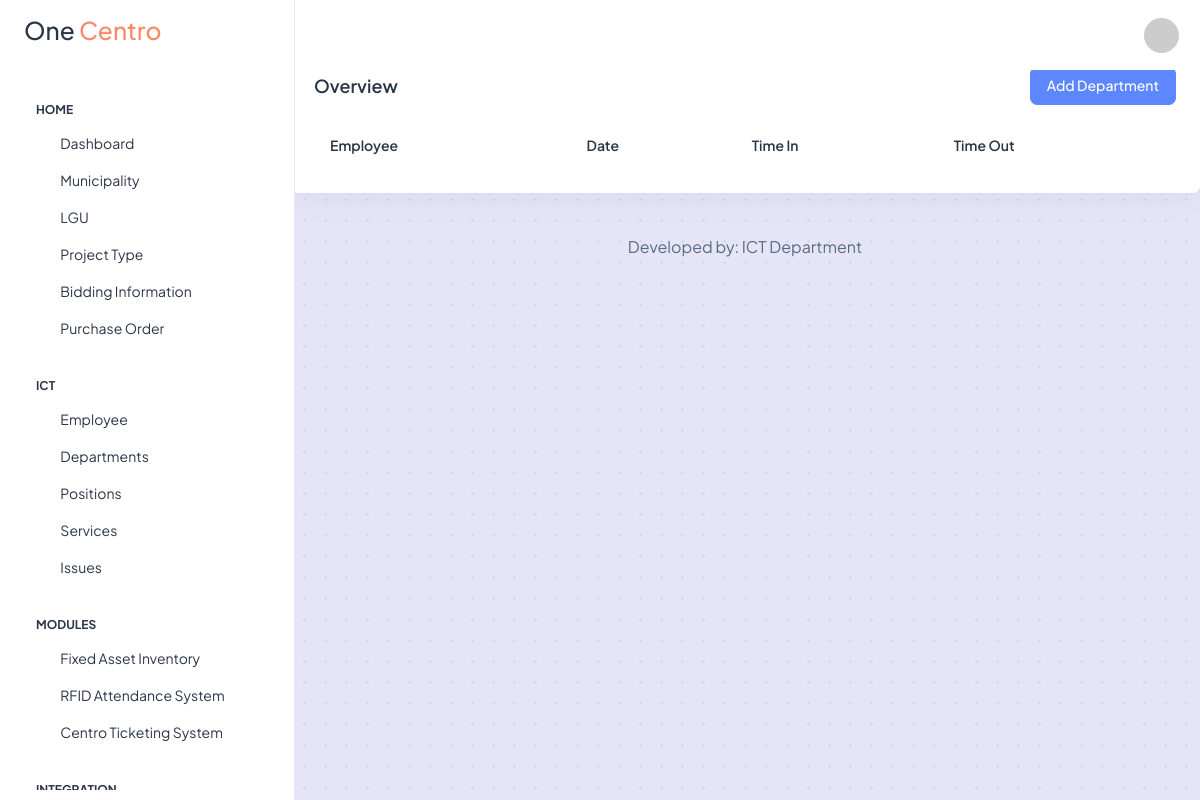
Page /dashboard/timestamp.php (signed in) on the earlier database version.
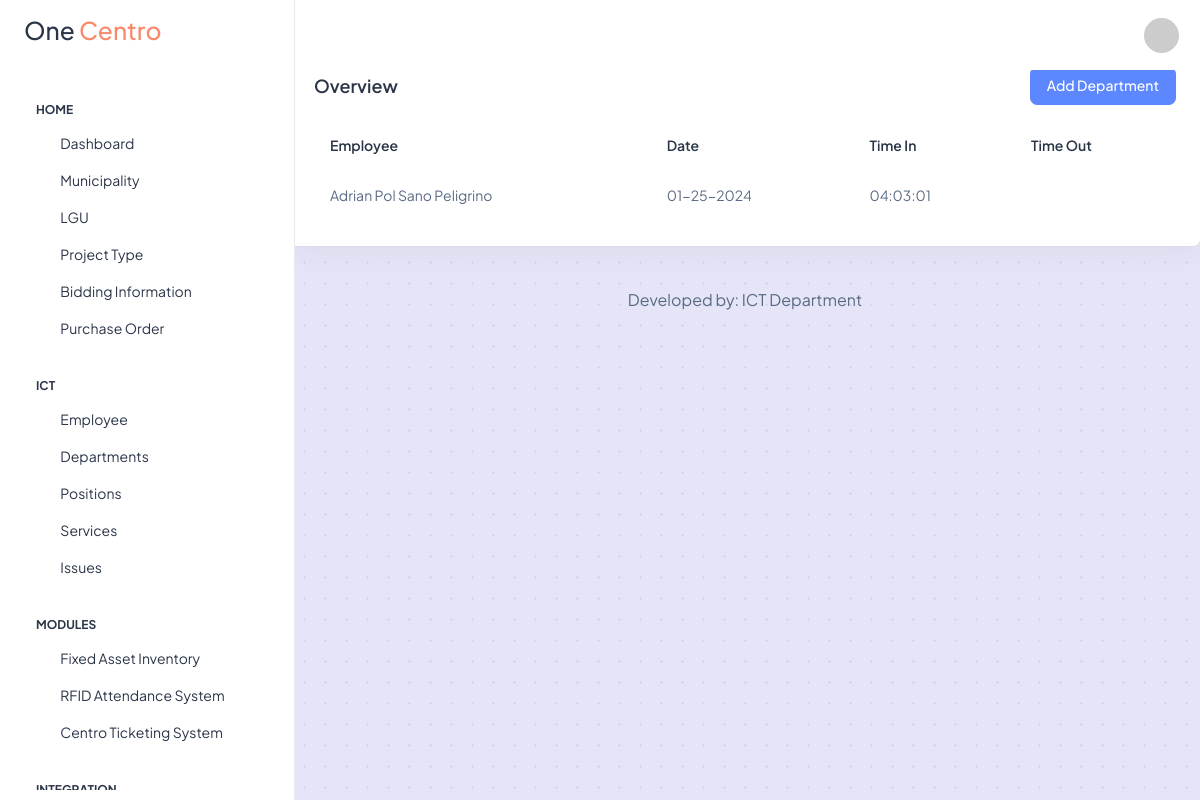
Same page on the later database version.
### tables this page shows
CREATE TABLE `rfid` (
  `id` int(11) NOT NULL,
  `company_id` varchar(20) NOT NULL,
  `employee` varchar(255) NOT NULL,
  `date` varchar(10) NOT NULL,
  `time_in` varchar(10) NOT NULL,
  `time_out` varchar(10) NOT NULL
);

### db/conn.php (called while the page is built)
<?php
    class DBConnection {
        private $host = "localhost";
        private $user = "root";
        private $pass = "";
        private $db = "one_centro";
        protected function connect() {
            try {
                $dsn = 'mysql: host=' . $this->host . ';dbname=' . $this->db;
                $pdo = new PDO($dsn, $this->user, $this->pass);
                $pdo->setAttribute(PDO::ATTR_ERRMODE, PDO::ERRMODE_EXCEPTION);
                return $pdo;
            } catch(PDOException $e) {
                print_r($e);
            }
        }
    }
?>

### models/rfid-facade.php (called while the page is built, shortened)
<?php
class RFIDFacade extends DBConnection {
    public function fetchRfid() {
        $sql = $this->connect()->prepare("SELECT * FROM rfid");
        $sql->execute();
        return $sql;
    }
}
?>

### dashboard/timestamp.php (the view, shortened to what the changed rows need)
<?php
include realpath(__DIR__ . '/../includes/layout/dashboard-header.php');
include realpath(__DIR__ . '/../models/rfid-facade.php');
$rfidFacade = new RFIDFacade;
?>
<div class="page-wrapper" id="main-wrapper" data-layout="vertical" data-navbarbg="skin6" data-sidebartype="full" data-sidebar-position="fixed" data-header-position="fixed">
    <div class="body-wrapper">
        <div class="container-fluid">
            <div class="row">
                <div class="col-lg-12 d-flex align-items-strech">
                    <div class="card w-100">
                        <div class="card-body p-4">
                            <div class="table-responsive">
                                <table class="table text-nowrap mb-0 align-middle">
                                    <thead class="text-dark fs-4">
                                        <tr>
                                            <th class="border-bottom-0">
                                                <h6 class="fw-semibold mb-0">Employee</h6>
                                            </th>
                                            <th class="border-bottom-0">
                                                <h6 class="fw-semibold mb-0">Date</h6>
                                            </th>
                                            <th class="border-bottom-0">
                                                <h6 class="fw-semibold mb-0">Time In</h6>
                                            </th>
                                            <th class="border-bottom-0">
                                                <h6 class="fw-semibold mb-0">Time Out</h6>
                                            </th>
                                        </tr>
                                    </thead>
                                    <tbody>
                                    <?php
                                    $fetchTimestamp = $rfidFacade->fetchRfid();
                                    while ($row = $fetchTimestamp->fetch(PDO::FETCH_ASSOC)) { ?>
                                        <tr>
                                            <td class="border-bottom-0">
                                                <p class="mb-0 fw-normal"><?= $row["employee"]?></p>
                                            </td>
                                            <td class="border-bottom-0">
                                                <p class="mb-0 fw-normal"><?= $row["date"]?></p>
                                            </td>
                                            <td class="border-bottom-0">
                                                <p class="mb-0 fw-normal"><?= $row["time_in"]?></p>
                                            </td>
                                            <td class="border-bottom-0">
                                            </td>
                                        </tr>
                                    <?php } ?>
                                    </tbody>
                                </table>
                            </div>
                        </div>
                    </div>
                </div>
            </div>
        </div>
    </div>
</div>
<?php include realpath(__DIR__ . '/../includes/layout/dashboard-footer.php') ?>

Differences in the rows shown:
added rfid: employee "Adrian Pol Sano Peligrino", date "01-25-2024", time_in "04:03:01"
